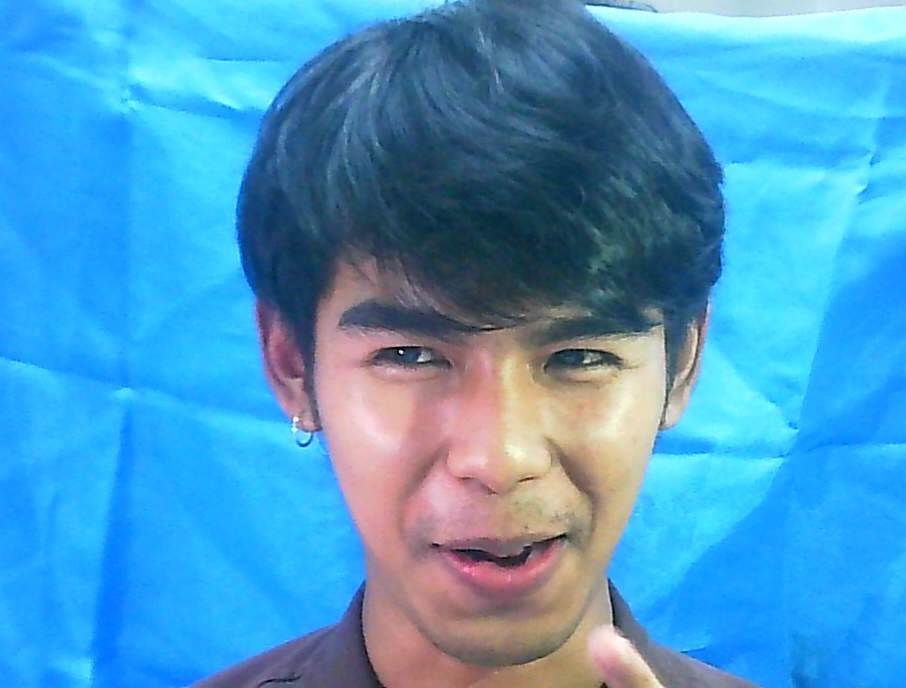
#> input picture Project/Mechanical-Arm-deawing/project/image/8910.jpg, 906 x 688 px, found by its file name
$ python myCannyEdge.py
#> lines starting #> are read from the running program, lines starting #| are printed output that depends on the picture
#> further down, image is the input picture: shape (688, 906, 3); mean B, G, R 199.7, 154.1, 75.4
#| (688, 906, 3)
### Project/Mechanical-Arm-deawing/project/gaussian_smoothing.py
import numpy as np
import matplotlib.pyplot as plt
import math
from convolution import convolution


def dnorm(x, mu, sd):
    return 1 / (np.sqrt(2 * np.pi) * sd) * np.e ** (-np.power((x - mu) / sd, 2) / 2)


def gaussian_kernel(size, sigma=1, verbose=False):
#> called with size = 9, sigma = 3, verbose = False
    kernel_1D = np.linspace(-(size // 2), size // 2, size)
    for i in range(size):
        kernel_1D[i] = dnorm(kernel_1D[i], 0, sigma)
    kernel_2D = np.outer(kernel_1D.T, kernel_1D.T)

    kernel_2D *= 1.0 / kernel_2D.max()

    if verbose:
        plt.imshow(kernel_2D, interpolation='none', cmap='gray')
        plt.title("Kernel ( {}X{} )".format(size, size))
        plt.show()

    return kernel_2D


def gaussian_blur(image, kernel_size, verbose=False):
    kernel = gaussian_kernel(kernel_size, sigma=math.sqrt(kernel_size), verbose=verbose)
    return convolution(image, kernel, average=True, verbose=verbose)

### Project/Mechanical-Arm-deawing/project/convolution.py
import numpy as np
import cv2
import matplotlib.pyplot as plt


def convolution(image, kernel, average=False, verbose=False):
#> called with kernel = array of shape (9, 9), average = True, verbose = False
    if len(image.shape) == 3:
        print("Found 3 Channels : {}".format(image.shape))
#| Found 3 Channels : (688, 906, 3)
        image = cv2.cvtColor(image, cv2.COLOR_BGR2GRAY)
#> image: shape (688, 906)
        print("Converted to Gray Channel. Size : {}".format(image.shape))
#| Converted to Gray Channel. Size : (688, 906)
    else:
        print("Image Shape : {}".format(image.shape))

    print("Kernel Shape : {}".format(kernel.shape))

    if verbose:
        plt.imshow(image, cmap='gray')
        plt.title("Image")
        plt.show()

    image_row, image_col = image.shape
#> image_row = 688; image_col = 906
    kernel_row, kernel_col = kernel.shape

    output = np.zeros(image.shape)

    pad_height = int((kernel_row - 1) / 2)
    pad_width = int((kernel_col - 1) / 2)

    padded_image = np.zeros((image_row + (2 * pad_height), image_col + (2 * pad_width)))

    padded_image[pad_height:padded_image.shape[0] - pad_height, pad_width:padded_image.shape[1] - pad_width] = image

    if verbose:
        plt.imshow(padded_image, cmap='gray')
        plt.title("Padded Image")
        plt.show()

    for row in range(image_row):
        for col in range(image_col):
            output[row, col] = np.sum(kernel * padded_image[row:row + kernel_row, col:col + kernel_col])
            if average:
                output[row, col] /= kernel.shape[0] * kernel.shape[1]

    print("Output Image size : {}".format(output.shape))
#| Output Image size : (688, 906)

    if verbose:
        plt.imshow(output, cmap='gray')
        plt.title("Output Image using {}X{} Kernel".format(kernel_row, kernel_col))
        plt.show()

    return output

### Project/Mechanical-Arm-deawing/project/sobel.py
import numpy as np
import matplotlib.pyplot as plt
from convolution import convolution


def sobel_edge_detection(image, filter, convert_to_degree=False, verbose=False):
    new_image_x = convolution(image, filter, verbose)
#| Image Shape : (688, 906)
#| Output Image size : (688, 906)

    if verbose:
        plt.imshow(new_image_x, cmap='gray')
        plt.title("Horizontal Edge") #ขอบแนวนอน
        plt.show()

    new_image_y = convolution(image, np.flip(filter.T, axis=0), verbose)
#> call 3 of convolution, with kernel = array of shape (3, 3), average = False, verbose = False
#| Image Shape : (688, 906)
#| Kernel Shape : (3, 3)
#> after the loop in convolution (call 3), `for row in range(image_row):`:
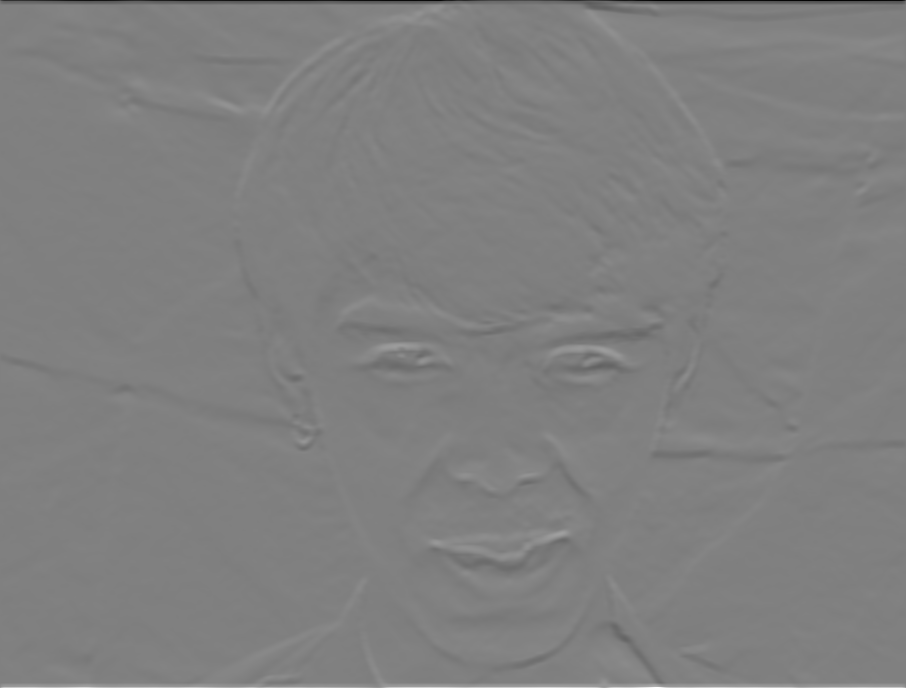
#> output: shape (688, 906) float64; min -337.7, max 334.8, mean 0.1; drawn with min black and max white
#| Output Image size : (688, 906)

    if verbose:
        plt.imshow(new_image_y, cmap='gray')
        plt.title("Vertical Edge") #ขอบเเนวตั้ง
        plt.show()

    gradient_magnitude = np.sqrt(np.square(new_image_x) + np.square(new_image_y))

    gradient_magnitude *= 255.0 / gradient_magnitude.max()

    if verbose:
        plt.imshow(gradient_magnitude, cmap='gray')
        plt.title("Gradient Magnitude")
        plt.show()

    gradient_direction = np.arctan2(new_image_y, new_image_x)

    if convert_to_degree:
        gradient_direction = np.rad2deg(gradient_direction)
        gradient_direction += 180

    return gradient_magnitude, gradient_direction

### Project/Mechanical-Arm-deawing/project/myCannyEdge.py
import numpy as np
import cv2
# import argparse

from sobel import sobel_edge_detection
from gaussian_smoothing import gaussian_blur

import matplotlib.pyplot as plt


def non_max_suppression(gradient_magnitude, gradient_direction):
    image_row, image_col = gradient_magnitude.shape
#> image_row = 688; image_col = 906

    output = np.zeros(gradient_magnitude.shape)

    PI = 180

    for row in range(1, image_row - 1):
        for col in range(1, image_col - 1):
            direction = gradient_direction[row, col]
            if (0 <= direction < PI / 8) or (15 * PI / 8 <= direction <= 2 * PI):
                before_pixel = gradient_magnitude[row, col - 1]
                after_pixel = gradient_magnitude[row, col + 1]

            elif (PI / 8 <= direction < 3 * PI / 8) or (9 * PI / 8 <= direction < 11 * PI / 8):
                before_pixel = gradient_magnitude[row + 1, col - 1]
                after_pixel = gradient_magnitude[row - 1, col + 1]

            elif (3 * PI / 8 <= direction < 5 * PI / 8) or (11 * PI / 8 <= direction < 13 * PI / 8):
                before_pixel = gradient_magnitude[row - 1, col]
                after_pixel = gradient_magnitude[row + 1, col]

            else:
                before_pixel = gradient_magnitude[row - 1, col - 1]
                after_pixel = gradient_magnitude[row + 1, col + 1]

            if gradient_magnitude[row, col] >= before_pixel and gradient_magnitude[row, col] >= after_pixel:
                output[row, col] = gradient_magnitude[row, col]
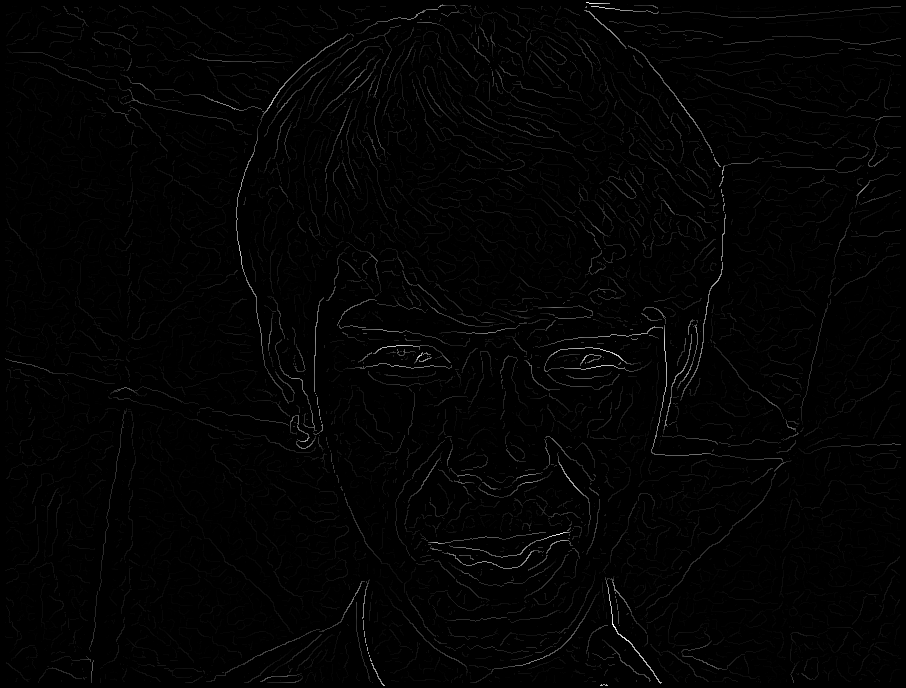
#> output: shape (688, 906) float64; min 0, max 67.7, mean 0.8; drawn with min black and max white

    # [4 lines of commented-out code are left out]

    return output


def threshold(image, low, high, weak, verbose=False):
#> called with low = 5, high = 20, weak = 50, verbose = False
    output = np.zeros(image.shape)

    strong = 255

    strong_row, strong_col = np.where(image >= high)
#> strong_row = 4244 values from 2 to 685; strong_col = 4244 values, max 876 at index 772, min 15 at index 2153, mean 506.5
    weak_row, weak_col = np.where((image <= high) & (image >= low))

    output[strong_row, strong_col] = strong
    output[weak_row, weak_col] = weak

    if verbose:
        plt.imshow(output, cmap='gray')
        plt.title("threshold")
        plt.show()

    return output


def hysteresis(image, weak):
#> called with weak = 50
    image_row, image_col = image.shape
#> image_row = 688; image_col = 906

    top_to_bottom = image.copy()

    for row in range(1, image_row):
        for col in range(1, image_col):
            if top_to_bottom[row, col] == weak:
                if top_to_bottom[row, col + 1] == 255 or top_to_bottom[row, col - 1] == 255 or top_to_bottom[
                    row - 1, col] == 255 or top_to_bottom[
                    row + 1, col] == 255 or top_to_bottom[
                    row - 1, col - 1] == 255 or top_to_bottom[row + 1, col - 1] == 255 or top_to_bottom[
                    row - 1, col + 1] == 255 or top_to_bottom[
                    row + 1, col + 1] == 255:
                    top_to_bottom[row, col] = 255
                else:
                    top_to_bottom[row, col] = 0
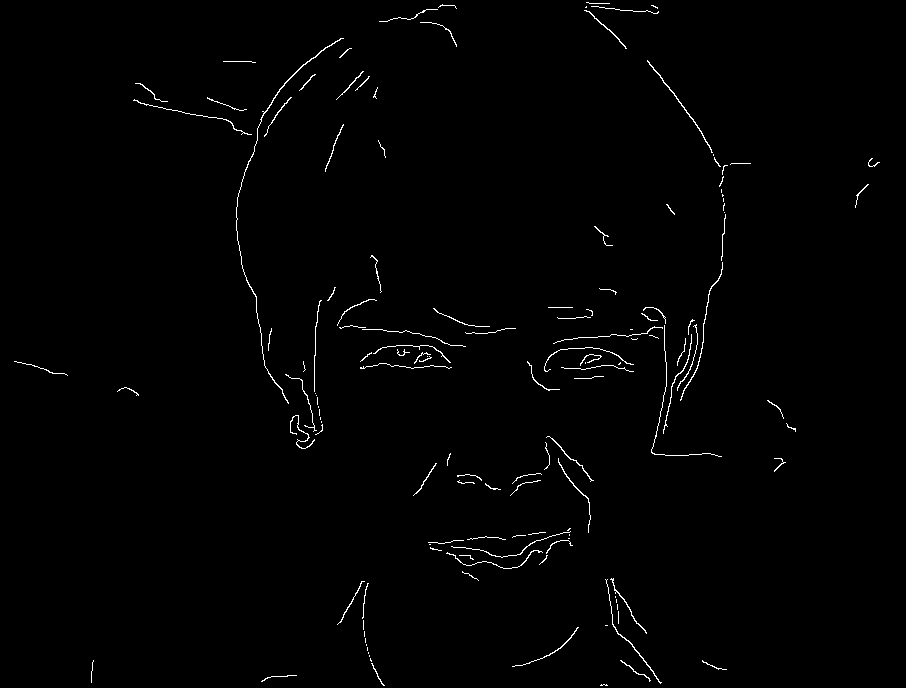
#> top_to_bottom: shape (688, 906) float64; 0.97% white in thin lines or dots

    bottom_to_top = image.copy()

    for row in range(image_row - 1, 0, -1):
        for col in range(image_col - 1, 0, -1):
            if bottom_to_top[row, col] == weak:
                if bottom_to_top[row, col + 1] == 255 or bottom_to_top[row, col - 1] == 255 or bottom_to_top[
                    row - 1, col] == 255 or bottom_to_top[
                    row + 1, col] == 255 or bottom_to_top[
                    row - 1, col - 1] == 255 or bottom_to_top[row + 1, col - 1] == 255 or bottom_to_top[
                    row - 1, col + 1] == 255 or bottom_to_top[
                    row + 1, col + 1] == 255:
                    bottom_to_top[row, col] = 255
                else:
                    bottom_to_top[row, col] = 0
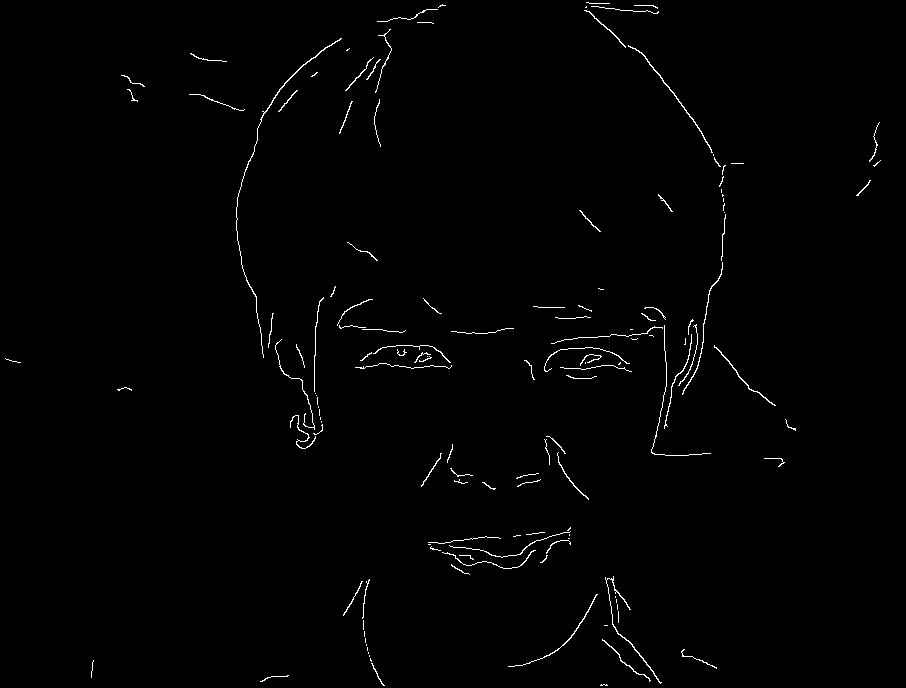
#> bottom_to_top: shape (688, 906) float64; 0.93% white in thin lines or dots

    right_to_left = image.copy()

    for row in range(1, image_row):
        for col in range(image_col - 1, 0, -1):
            if right_to_left[row, col] == weak:
                if right_to_left[row, col + 1] == 255 or right_to_left[row, col - 1] == 255 or right_to_left[
                    row - 1, col] == 255 or right_to_left[
                    row + 1, col] == 255 or right_to_left[
                    row - 1, col - 1] == 255 or right_to_left[row + 1, col - 1] == 255 or right_to_left[
                    row - 1, col + 1] == 255 or right_to_left[
                    row + 1, col + 1] == 255:
                    right_to_left[row, col] = 255
                else:
                    right_to_left[row, col] = 0
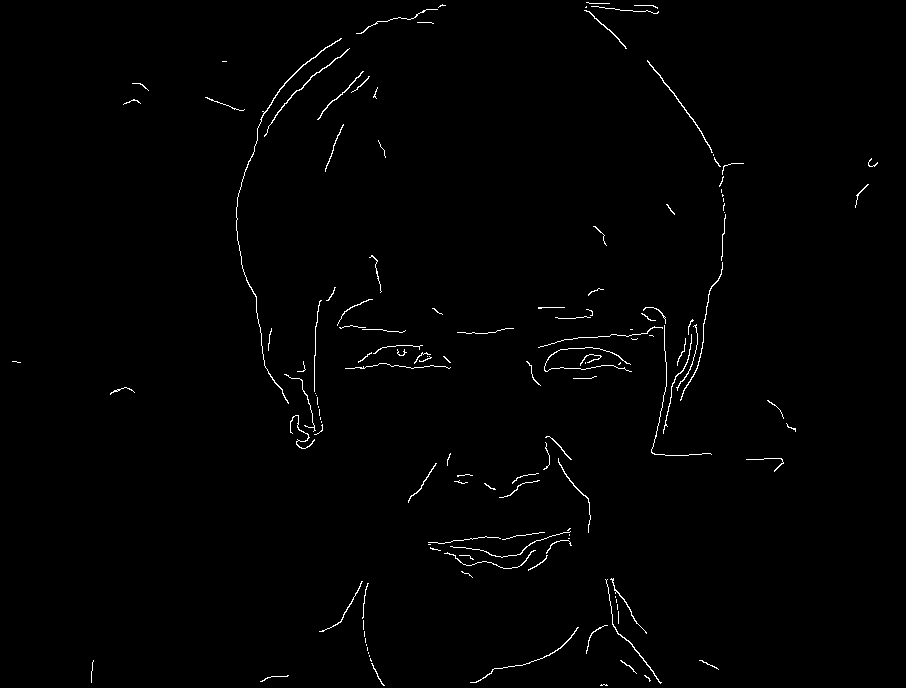
#> right_to_left: shape (688, 906) float64; 0.93% white in thin lines or dots

    left_to_right = image.copy()

    for row in range(image_row - 1, 0, -1):
        for col in range(1, image_col):
            if left_to_right[row, col] == weak:
                if left_to_right[row, col + 1] == 255 or left_to_right[row, col - 1] == 255 or left_to_right[
                    row - 1, col] == 255 or left_to_right[
                    row + 1, col] == 255 or left_to_right[
                    row - 1, col - 1] == 255 or left_to_right[row + 1, col - 1] == 255 or left_to_right[
                    row - 1, col + 1] == 255 or left_to_right[
                    row + 1, col + 1] == 255:
                    left_to_right[row, col] = 255
                else:
                    left_to_right[row, col] = 0
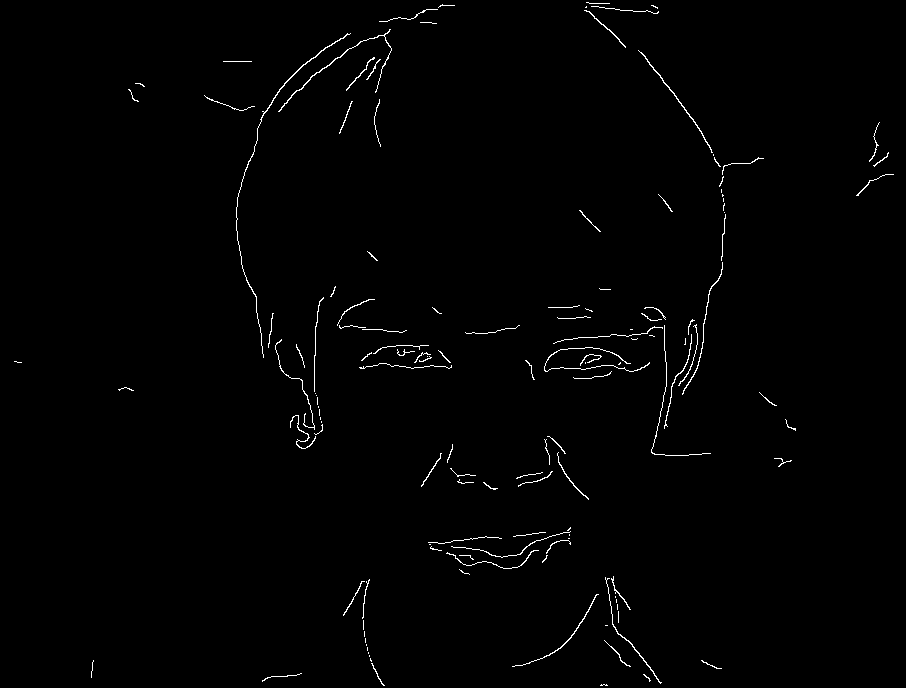
#> left_to_right: shape (688, 906) float64; 0.92% white in thin lines or dots

    final_image = top_to_bottom + bottom_to_top + right_to_left + left_to_right

    final_image[final_image > 255] = 255
#> final_image: shape (688, 906) float64; 1.2% white in thin lines or dots

    return final_image


if __name__ == '__main__':
    # [6 lines of commented-out code are left out]
    image = cv2.imread("Image/8910.jpg")
    print(image.shape)
    resize = cv2.resize(image, (115, 110), cv2.INTER_CUBIC)
    cv2.imshow("Resized Image", resize)

    plt.imshow(image, cmap='gray')
    plt.title("Original Image")
    plt.show()

    blurred_image = gaussian_blur(image, kernel_size=9, verbose=False)

    edge_filter = np.array([[-1, 0, 1], [-2, 0, 2], [-1, 0, 1]])

    # gradient_magnitude, gradient_direction = sobel_edge_detection(blurred_image, edge_filter, convert_to_degree=True,
    #                                                              verbose=args["verbose"])
    gradient_magnitude, gradient_direction = sobel_edge_detection(blurred_image, edge_filter, convert_to_degree=True)

    # new_image = non_max_suppression(gradient_magnitude, gradient_direction, verbose=args["verbose"])
    new_image = non_max_suppression(gradient_magnitude, gradient_direction)

    weak = 50

    # new_image = threshold(new_image, 5, 20, weak=weak, verbose=args["verbose"])
    new_image = threshold(new_image, 5, 20, weak=weak)
    new_image = hysteresis(new_image, weak)

    cv2.imshow('Resize edge image', cv2.resize(new_image, (115, 100), cv2.INTER_CUBIC))  # INTER_NEAREST
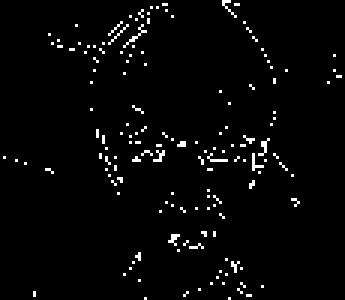
#> window 'Resize edge image': shape (100, 115) (shown 3 times larger); 2.6% white in thin lines or dots
    cv2.imwrite('sizeOutput1.png', new_image, (115, 100))
    plt.imshow(new_image, cmap='gray')
    plt.title("Canny Edge Detector")
    plt.show()
